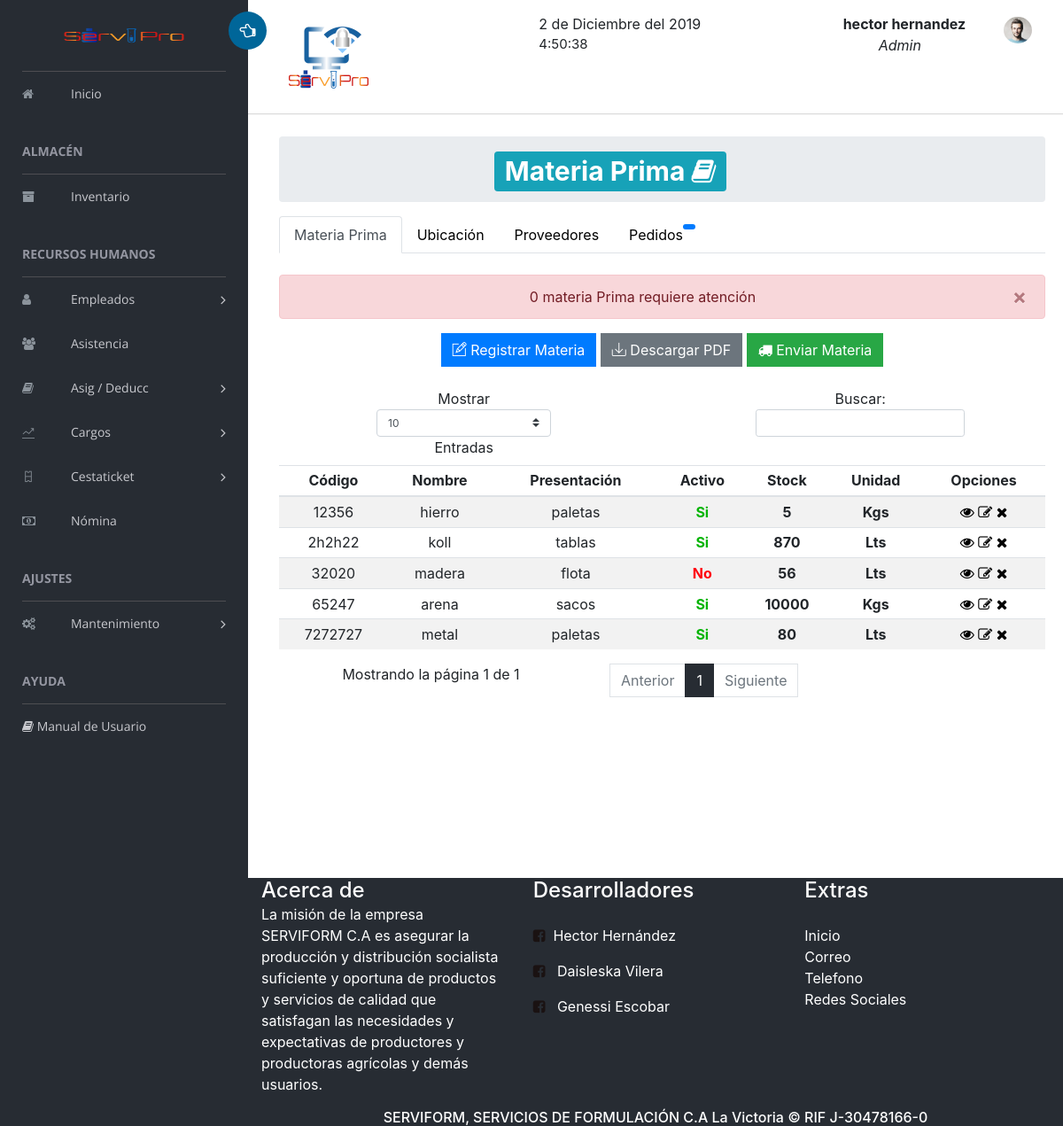
/Vistas/menu/ControladorMenu.php?operacion=inventario (signed in), run on an earlier commit of the app's database.
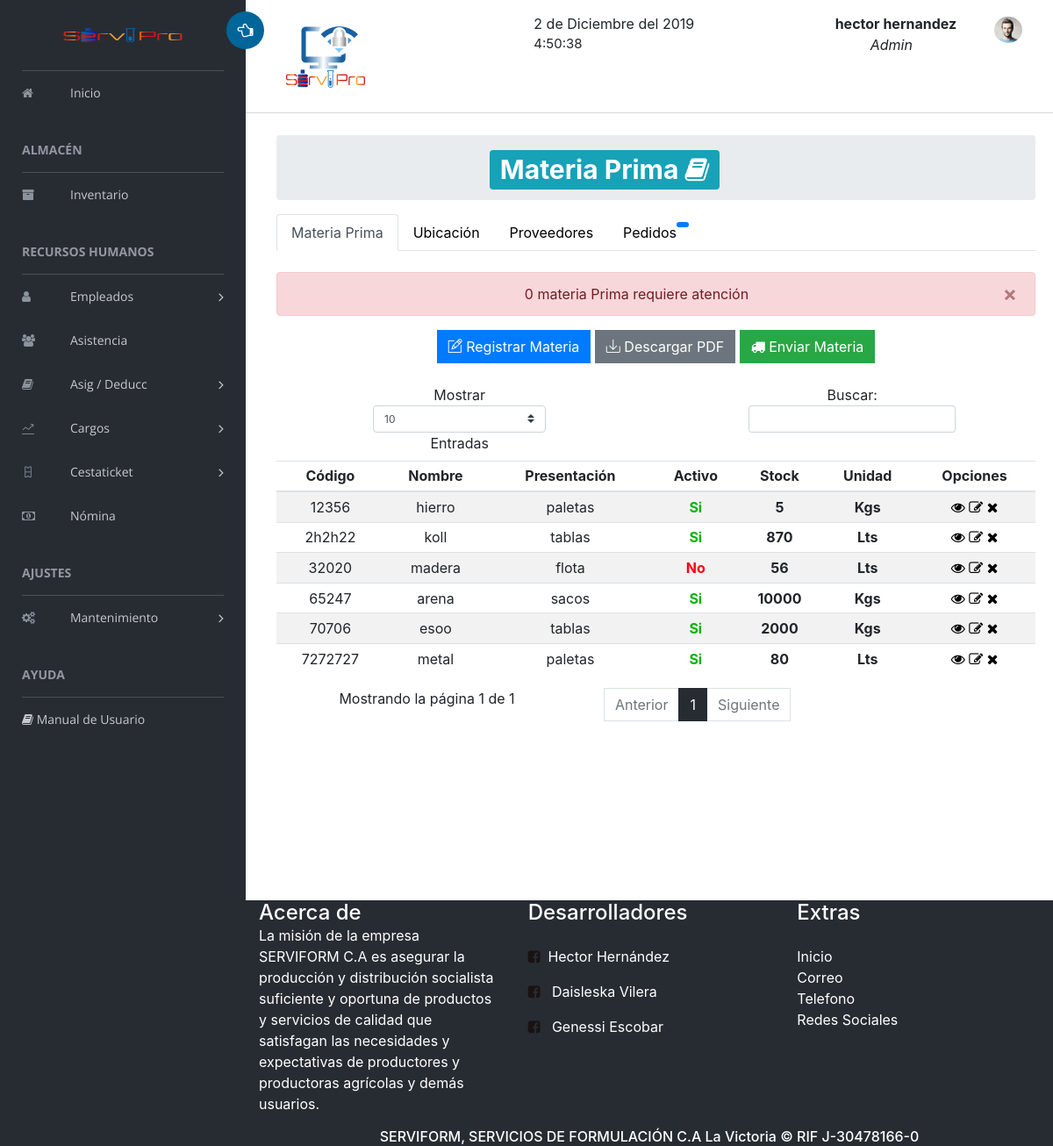
And on a later commit of the database.
### tables this page shows
CREATE TABLE `productos` (
  `id` int(11) NOT NULL,
  `codigo` varchar(120) NOT NULL,
  `nombre` varchar(90) NOT NULL,
  `presentacion` varchar(90) NOT NULL,
  `unidad` enum('Kgs','Lts') NOT NULL,
  `stock` int(11) NOT NULL,
  `stock_minimo` int(11) NOT NULL,
  `stock_maximo` int(11) NOT NULL,
  `borrado` enum('N','S') NOT NULL DEFAULT 'N',
  `activo` enum('S','N') NOT NULL DEFAULT 'S',
  `valor_unitario` int(11) DEFAULT NULL,
  `id_ubicacion` int(11) DEFAULT NULL,
  `id_proveedor` int(11) NOT NULL
);

### Vistas/inventario/inventario.php (the view, shortened to what the changed rows need)
<?php
          extract($_REQUEST);
?>
<?php
include_once "../includes/menu.php";
?>
  <div class="contenido" style="padding-left: 15px">
    <div class="content-2">
    <section  class="content-header">
      <ol class="breadcrumb">
         <h1 align="center">  <span style="margin-left: 6cm;" class="badge badge-info">Materia Prima <i class="menu-icon fa fa-book"></i> </span></h1>
      </ol>
   </section >
        <br>
        <?php
              echo '
                <center>
                    <a href="../inventario/registro-inventario.php" class="btn btn-primary"><i class="ti-pencil-alt"></i> Registrar Materia</a>
                    <a href="../../reportes/reporte_materiaprima.php" class="btn btn-secondary" title="Descargar PDF"><i class="ti ti-import"></i> Descargar PDF</a>
                    <a href="../inventario/producto_enviar.php" class="btn btn-success"><i class="fa fa-truck"></i> Enviar Materia</a>
              </center><br>
              ';
        ?>
        <div class="table-responsive">
            <table class="table table-striped table-sm " id="table">
                <thead>
                  <tr>
                    <th>Código</th>
                    <th>Nombre</th>
                    <th>Presentación</th>
                    <th>Activo</th>
                    <th>Stock</th>
                     <th>Unidad</th>
                    <?php
                        echo '
                          <th>Opciones</th>
                        ' ;
                    ?>
                  </tr>
                </thead>
                  <tbody>
                   <?php
                  include('../../Modelos/conexion.php');
                    $sql="SELECT * FROM productos  WHERE borrado='N'";
                    $resultado=mysqli_query($conectar,$sql);
                    while($consulta=mysqli_fetch_array($resultado)) {
                      echo "
                      <tr>
                        <td>".$consulta['codigo']."</td>
                        <td>".$consulta['nombre']."</td>
                        <td>".$consulta['presentacion']."</td>"
                        ;
                         if ($consulta['activo']=='S') {
                            $activo='<strong>Si</strong>';
                            $alert2="class='estado-re'";
                        }
                        if ($consulta['activo']=='N') {
                            $activo='<strong>No</strong>';
                            $alert2="class='estado-r'";
                        }
                        if ($consulta["stock"]<$consulta['stock_minimo'] AND $consulta['activo']=='S'){
                          $alert="class='estado-r'";
                        }else{
                          $alert="";
                        }
                      echo "
                        <td ".$alert2.">".$activo."</td>
                        <td><strong ".$alert." >".$consulta['stock']."</strong></td>
                         <td><strong>".$consulta['unidad']."</strong></td>
                        ";
                            echo "  <td>
                            <a href='javascript:ver(".$consulta['id'].")' class='ver'  title='Ver'><span class='fa fa-eye'></span></a>
                           <a href='../inventario/editar_inventario.php?art=".$consulta['id']."' class='editar'  title='Editar'><span class='fa fa-edit'></span></a>
                            " ;
                            if ($consulta['stock']==0 or $_SESSION['tipo_usuario']=='Admin') {
                              echo "<a href='javascript: eliminar(".$consulta['id'].")' class='x' title='Eliminar'><span class='fa fa-times'></span></a>";
                            }
                               echo "
                                  </td>
                              </tr> ";
                        }
                  ?>
                </tbody>
            </table>
            <br><br><br><br><br><br><br>
        </div>
        </div>
      </div>
         <?php include_once "../includes/footer.php"; ?>

What changed in the data, as far as the page shows it:
added productos: codigo "70706", nombre "esoo", presentacion "tablas", activo "Si", stock "2000", unidad "Kgs"
